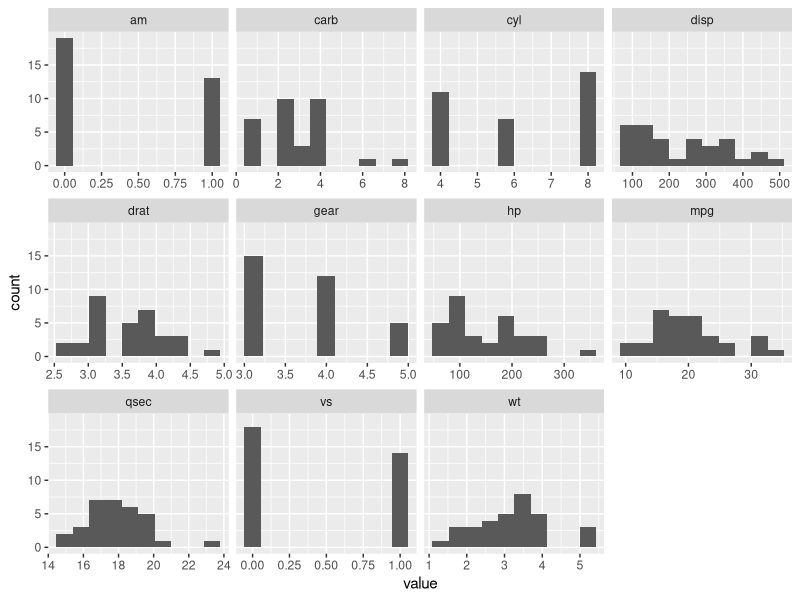
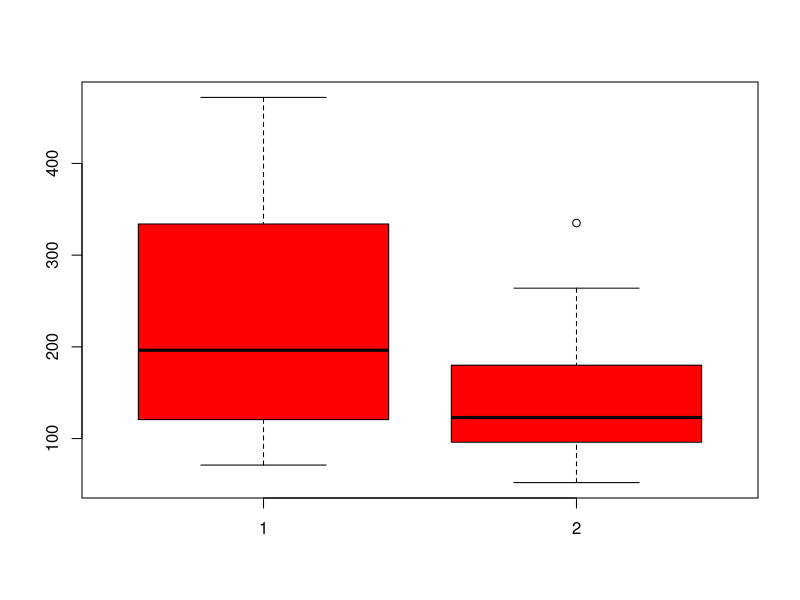
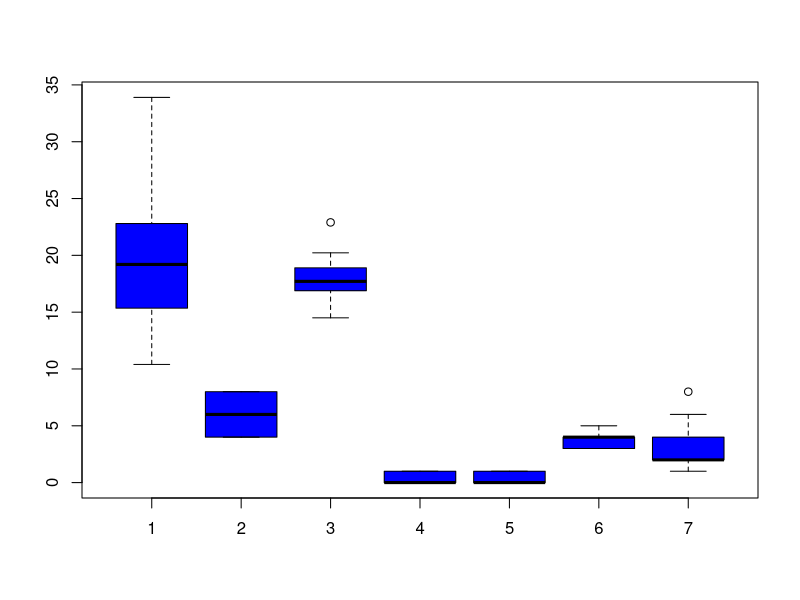
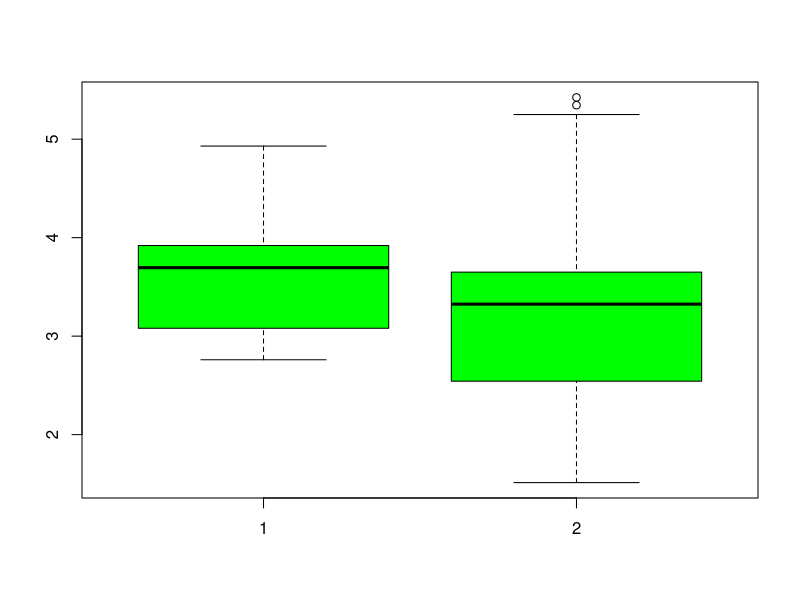

Source code (R) for these figures, in order:
#Question 1
library(tidyr)
library(ggplot2)
ggplot(gather(mtcars), aes(value)) + geom_histogram(bins = 10) + 
  facet_wrap(~key, scales = 'free_x')

#Question 2
y = mtcars$mpg
group = mtcars$am
y; group
baselineMeans = tapply(mtcars$mpg, mtcars$am, mean)
baselineMeansDiff = baselineMeans[2] - baselineMeans[1]
tStat = function(w, g) mean(w[g == 1]) - mean(w[g == 0])
observedDiff = tStat(y, group)
baselineMeansDiff - observedDiff
permutations = sapply(1:100000, function(i) tStat(y, sample(group)))

#Question 3
library(psych)
boxplot(mtcars$disp,mtcars$hp,col = "red")
boxplot(mtcars$mpg,mtcars$cyl,mtcars$qsec,mtcars$vs,mtcars$am,mtcars$gear,mtcars$carb,col = "blue")
boxplot(mtcars$drat,mtcars$wt,col = "green")
